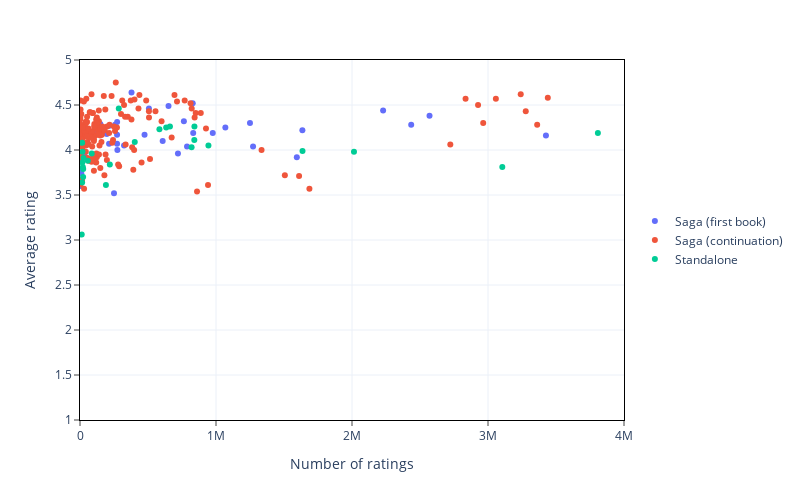

Here is the notebook cell this chart was saved with:
### Markdown cell above
In the next cell we modify the appearance of `fig_scatter` with `.update_layout()`. When we make these modifications it is **not** necessary to reassign the result to the `fig_scatter` object.
For layout modifications there are multiple ways to access the elements we are interested in. Apart from accessing them as nested dictionaries, they can be accessed by using `_` to chain successive names. That is `xaxis={'title':'Number of ratings'}` is equivalent to `xaxis_title='Number of ratings'`. 

For more information on this: https://plotly.com/python/reference/index/

### Code cell
fig_scatter.update_layout(
    # https://plotly.com/python/templates/ 
    template = 'plotly_white+borders', 
    # https://plotly.com/python/reference/layout/xaxis/
    xaxis = {
        'title':'Number of ratings',
        'range':[0, 4000000]
    }, 
    # https://plotly.com/python/reference/layout/yaxis/
    yaxis = {
        'title':'Average rating',
        'range':[1,5]
    },
    # https://plotly.com/python/reference/layout/#layout-legend
    legend = {
        'title': None,
        'x': 1.02,
        'y': 0.5
    }
)
fig_scatter.show()

### Figure 1 — Plotly figure (JSON) as saved in the notebook; plotly's stock layout.template omitted (floating-point values rounded to 4 significant figures; data arrays with more than 128 entries replaced by an {"elided": "..."} marker saying what was removed)
{"data": [{"customdata": [["Harry Potter and the Sorcerer's Stone", "Harry Potter", 1], ["The Lightning Thief", "Percy Jackson and the Olympians", 1], ["A Game of Thrones", "A Song of Ice and Fire", 1], ["The Final Empire", "The Mistborn Saga", 1], ["The Hunger Games", "The Hunger Games", 1], ["Twilight", "The Twilight Saga", 1], ["The Fellowship of the Ring", "The Lord of the Rings", 1], ["Divergent", "Divergent", 1], ["Earlier-Ravens", "The Wheel of Time", 1], ["A Court of Thorns and Roses", "A Court of Thorns and Roses", 1], ["The Way of Kings", "The Stormlight Archive", 1], ["The Name of the Wind", "The Kingkiller Chronicle", 1], ["The Just City", "Thessaly", 1], ["The Black Tides of Heaven", "Tensorate", 1], ["Clockwork Angel", "The Infernal Devices", 1], ["Six of Crows", "Six of Crows", 1], ["Throne of Glass", "Throne of Glass", 1], ["From Blood and Ash", "Blood and Ash", 1], ["Eragon", "The Inheritance Cycle", 1], ["The Maze Runner", "The Maze Runner", 1], ["The Magicians", "The Magicians", 1], ["The Raven Boys", "The Raven Cycle", 1], ["Parable of the Sower", "Earthseed", 1], ["Binti", "Binti", 1], ["Shadow and Bone", "The Shadow and Bone Trilogy", 1], ["The Cruel Prince", "The Folk of the Air", 1], ["Red Queen", "Red Queen", 1], ["The Blade Itself", "The First Law", 1], ["Assassin's Apprentice", "The Farseer Trilogy", 1], ["Warbreaker", "Warbreaker", 1], ["The Blade Itself", "The First Law", 1], ["The Lies of Locke Lamora", "Gentleman Bastard", 1], ["A Wizard of Earthsea", "Earthsea Cycle", 1], ["A Darker Shade of Magic", "Shades of Magic", 1], ["The Archived", "The Archived", 1], ["The Hitchhiker's Guide to the Galaxy", "The Hitchhiker's Guide to the Galaxy", 1], ["Rivers of London", "Rivers of London", 1], ["Dune", "Dune", 1], ["Leviathan Wakes", "The Expanse", 1], ["Ender's Game", "Ender's Saga", 1], ["Foundation", "Foundation (Publication Order", 1], ["The Three-Body Problem", "Remembrance of Earth's Past", 1]], "hovertemplate": "saga=Saga (first book)<br>num_ratings=%{x}<br>average_rating=%{y}<br>title=%{customdata[0]}<br>series_name=%{customdata[1]}<br>series_n=%{customdata[2]}<extra></extra>", "legendgroup": "Saga (first book)", "marker": {"color": "#636efa", "symbol": "circle"}, "mode": "markers", "name": "Saga (first book)", "orientation": "v", "showlegend": true, "type": "scatter", "x": [8491079, 2435307, 2228706, 506701, 7363176, 5728651, 2570023, 3425949, 326, 976193, 378925, 828685, 6703, 9676, 763799, 650934, 832328, 272933, 1594348, 1272470, 250003, 323822, 107811, 61573, 720290, 607976, 786992, 197291, 272436, 149065, 197291, 258037, 274973, 272370, 32913, 1635203, 111610, 1068746, 216416, 1249770, 474592, 213667], "xaxis": "x", "y": [4.48, 4.28, 4.44, 4.46, 4.32, 3.63, 4.38, 4.16, 3.6, 4.19, 4.64, 4.52, 3.79, 3.74, 4.32, 4.49, 4.19, 4.31, 3.92, 4.04, 3.52, 4.05, 4.2, 3.9, 3.96, 4.1, 4.04, 4.18, 4.17, 4.29, 4.18, 4.28, 4, 4.07, 3.96, 4.22, 3.87, 4.25, 4.27, 4.3, 4.17, 4.07], "yaxis": "y"}, {"customdata": {"elided": "164x3 mixed values"}, "hovertemplate": "saga=Saga (continuation)<br>num_ratings=%{x}<br>average_rating=%{y}<br>title=%{customdata[0]}<br>series_name=%{customdata[1]}<br>series_n=%{customdata[2]}<extra></extra>", "legendgroup": "Saga (continuation)", "marker": {"color": "#EF553B", "symbol": "circle"}, "mode": "markers", "name": "Saga (continuation)", "orientation": "v", "showlegend": true, "type": "scatter", "x": {"elided": "164 int values"}, "xaxis": "x", "y": {"elided": "164 float values"}, "yaxis": "y"}, {"customdata": [["The Midnight Library", null, null], ["The Invisible Life of Addie LaRue", null, null], ["1984", null, null], ["Fahrenheit 451", null, null], ["Brave New World", null, null], ["The Catcher in the Rye", null, null], ["The Binding", null, null], ["All the Crooked Saints", null, null], ["The Man in the High Castle", null, null], ["This Is How You Lose the Time War", null, null], ["Deathless", null, null], ["Jonathan Strange & Mr Norrell", null, null], ["American Gods", "American Gods", null], ["Good Omens: The Nice and Accurate Prophecies of Agnes Nutter, Witch", null, null], ["Stardust", null, null], ["The Princess Bride", null, null], ["Circe", null, null], ["Gallant", null, null], ["Among Others", null, null], ["Gingerbread", null, null], ["The Forgotten Beasts of Eld", null, null], ["The Night Circus", null, null], ["The Deep", null, null], ["Upright Women Wanted", null, null], ["The House in the Cerulean Sea", null, null], ["Winterwood", null, null]], "hovertemplate": "saga=Standalone<br>num_ratings=%{x}<br>average_rating=%{y}<br>title=%{customdata[0]}<br>series_name=%{customdata[1]}<br>series_n=%{customdata[2]}<extra></extra>", "legendgroup": "Standalone", "marker": {"color": "#00cc96", "symbol": "circle"}, "mode": "markers", "name": "Standalone", "orientation": "v", "showlegend": true, "type": "scatter", "x": [944368, 584015, 3808026, 2014586, 1636073, 3105169, 57669, 20596, 190497, 86075, 18097, 219407, 840495, 633817, 402680, 841418, 661290, 25490, 23038, 12681, 15849, 820521, 23428, 15518, 285067, 16896], "xaxis": "x", "y": [4.05, 4.23, 4.19, 3.98, 3.99, 3.81, 3.88, 3.81, 3.61, 3.96, 3.98, 3.84, 4.11, 4.25, 4.09, 4.26, 4.26, 3.91, 3.7, 3.06, 4.08, 4.03, 3.79, 3.64, 4.46, 3.86], "yaxis": "y"}], "layout": {"height": 500, "legend": {"title": {}, "tracegroupgap": 0, "x": 1.02, "y": 0.5}, "margin": {"t": 60}, "width": 800, "xaxis": {"anchor": "y", "domain": [0, 1], "range": [0, 4000000], "title": {"text": "Number of ratings"}}, "yaxis": {"anchor": "x", "domain": [0, 1], "range": [1, 5], "title": {"text": "Average rating"}}}}
